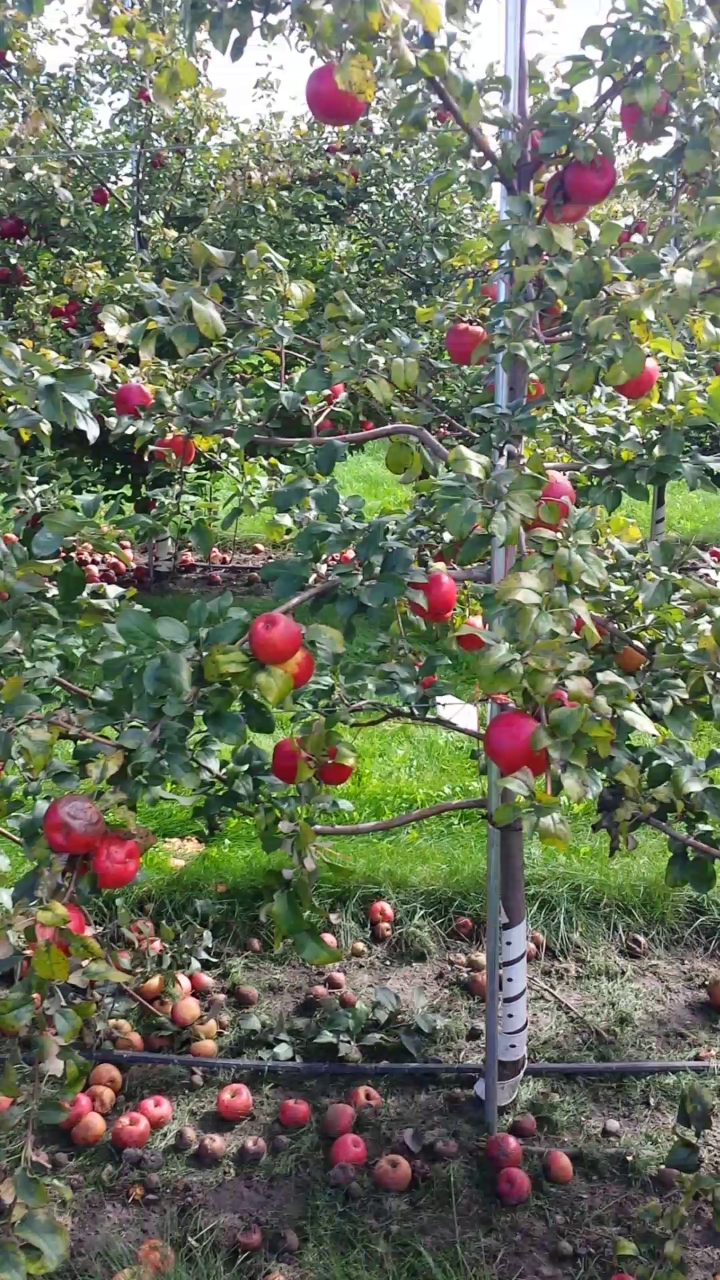
%> input picture dataset1_back_631.png, 720 x 1280 px
$ octave cosasPeris.m   (GNU Octave 9; MATLAB toolbox functions it lacks are replaced by stand-ins)
%> lines starting %> are read from the running program, lines starting %| are printed output that depends on the picture; in (x1, y1, x2, y2) boxes, pixels count from 0 and x2, y2 are one past the last pixel; in counts of white or black regions, pixels touching at a corner belong together; the program's own positions count from 1
% [6 lines of commented-out code are left out]
original = imread('../test_data/detection/images/dataset1_back_631.png');
%> original is the input picture: size 1280x720x3 uint8; mean R, G, B 107.8, 113, 93.2

reducida = imresize(original,0.5);

% [5 lines of commented-out code are left out]

%% Obtención de RGB
% Se observa en los resultados como ninguno de los canales por separado
% permite distinguir las manzanas del resto de la imagen.

r = reducida(:,:,1);
g = reducida(:,:,2);
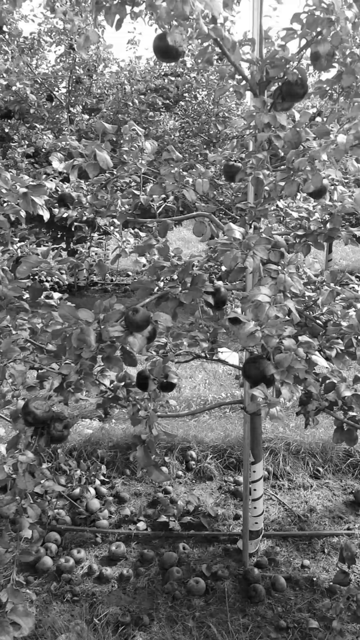
%> g: size 640x360 uint8; min 0, max 255, mean 113
b = reducida(:,:,3);
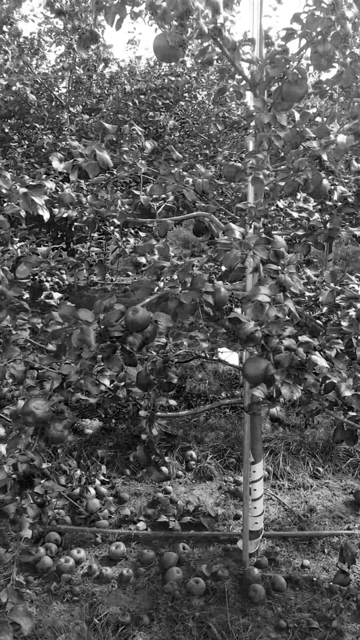
%> b: size 640x360 uint8; min 0, max 255, mean 93.2

% [7 lines of commented-out code are left out]

%% Obtención de Drg y Drb

r0 = cast(r,"single")./(cast(r,"single")+cast(g,"single")+cast(b,"single"));
g0 = cast(g,"single")./(cast(r,"single")+cast(g,"single")+cast(b,"single"));
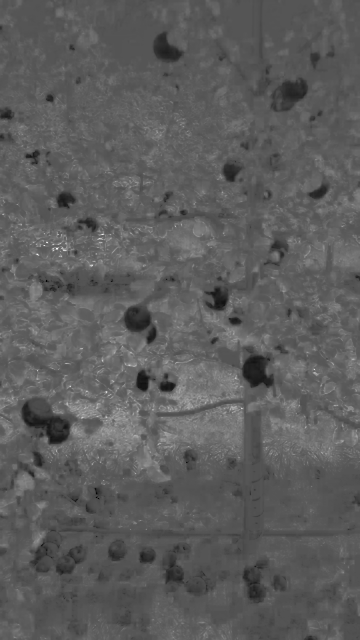
%> g0: size 640x360 single; min 0, max 1, mean 0.365
b0 = cast(b,"single")./(cast(r,"single")+cast(g,"single")+cast(b,"single"));

Drg = r0-g0;
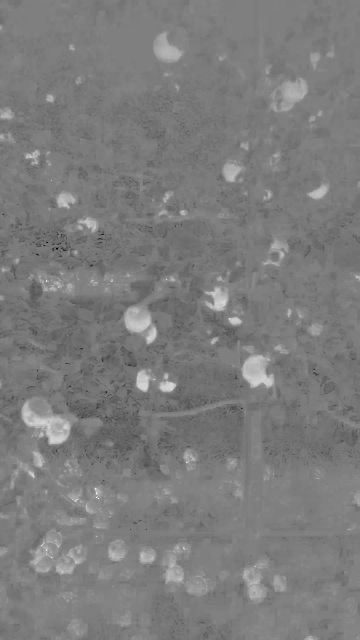
%> Drg: size 640x360 single; min -1, max 1, mean -0.0229; drawn with min black and max white
Drb = r0-b0;
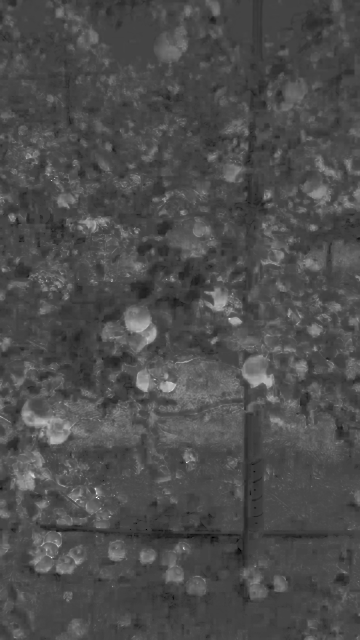
%> Drb: size 640x360 single; min -0.367, max 1, mean 0.0482; drawn with min black and max white

alpha = 0.15;
beta = 0.25;

% [5 lines of commented-out code are left out]

%% Umbral propio con floats
Drg_bin = imbinarize(Drg,alpha);
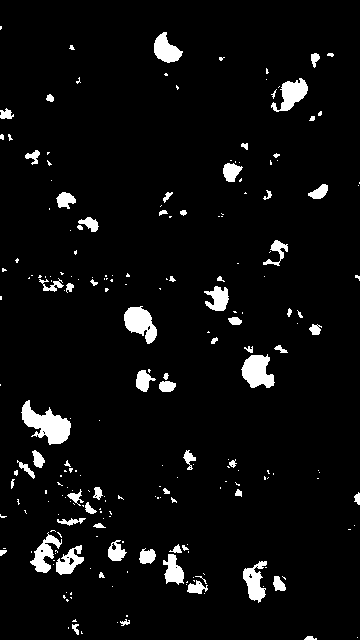
%> Drg_bin: size 640x360 logical; 5% white; 225 white regions (156 under 20 px), largest, box (x1, y1, x2, y2) and area: (21, 400, 71, 445) 1127, (241, 354, 275, 388) 780, (124, 306, 157, 344) 751
% [6 lines of commented-out code are left out]

%% Opening and closing
% La máscara disco da resultados muy cuadrados. El diamante da
% resultados mas redondos. El diametro 3 parece el mejor compromiso entre
% perder manzanas (diametros mayores) y captar ruido (diametros menores)

se = strel('diamond',3);
limpia = imopen(Drg_bin,se);
%> limpia: size 640x360 logical; 3.5% white; 39 white regions, largest, box (x1, y1, x2, y2) and area: (21, 402, 71, 444) 1051, (241, 355, 275, 388) 755, (124, 307, 152, 334) 576
limpia = imclose(limpia,se);
%> limpia: size 640x360 logical; 3.6% white; 35 white regions, largest, box (x1, y1, x2, y2) and area: (21, 402, 71, 444) 1074, (241, 355, 275, 388) 760, (124, 307, 157, 344) 756

se = strel('diamond',2);
limpia2 = imopen(Drg_bin,se);
%> limpia2: size 640x360 logical; 4% white; 64 white regions (14 under 20 px), largest, box (x1, y1, x2, y2) and area: (21, 401, 71, 445) 1081, (241, 355, 275, 388) 767, (124, 307, 157, 344) 734
limpia2 = imclose(limpia2,se);
%> limpia2: size 640x360 logical; 4.1% white; 57 white regions (12 under 20 px), largest, box (x1, y1, x2, y2) and area: (21, 401, 71, 445) 1093, (241, 355, 275, 388) 770, (124, 307, 157, 344) 752

se = strel('disk',3);
limpia3 = imopen(Drg_bin,se);
%> limpia3: size 640x360 logical; 3.8% white; 50 white regions, largest, box (x1, y1, x2, y2) and area: (22, 401, 71, 444) 1056, (242, 355, 274, 388) 771, (124, 307, 157, 343) 735
limpia3 = imclose(limpia3,se);
%> limpia3: size 640x360 logical; 3.9% white; 44 white regions, largest, box (x1, y1, x2, y2) and area: (22, 401, 71, 444) 1105, (242, 355, 274, 388) 772, (124, 307, 157, 343) 757

% [11 lines of commented-out code are left out]

%% Aplicar mascara
% Aplico sobre la imagen original la mascara

limpiaX3 = cat(3, limpia, limpia, limpia);
% Inew = r.*uint8(limpia);
% Inew = reducida.*uint8(limpiaX3);
Inew = uint8(limpia) .* r;


% [4 lines of commented-out code are left out]

%% Bordes

imagen_a_bordear = Inew;

BW2=edge(Inew, 'Canny');
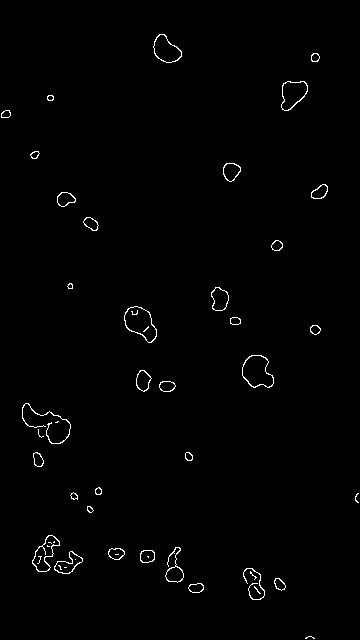
%> BW2: size 640x360 logical; 0.97% white in thin lines or dots
% [9 lines of commented-out code are left out]
figure(6);
subplot(1,3,1), imshow(imagen_a_bordear);
subplot(1,3,2), imshow(BW2);
subplot(1,3,3), imshow(reducida);


%% Características
% [8 lines of commented-out code are left out]
